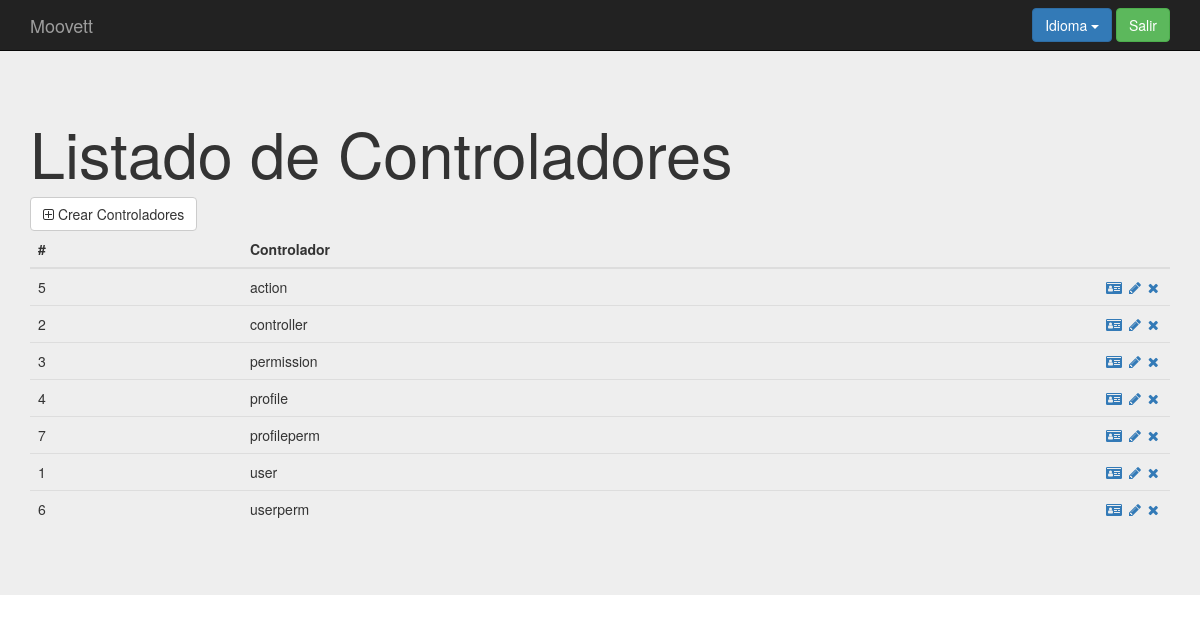
Screenshot of /index.php?controller=controller&action=show (signed in) with the database file from the repository.
### tables this page shows
create table `controller` (
`id` int(11) not null,
  `controllername` varchar(25) not null
);

### core/ViewManager.php (called while the page is built, shortened)
<?php
class ViewManager {
    private $variables = array();
    public function setVariable($varname, $value, $flash=false) {
        $this->variables[$varname] = $value;
    }
    public function getVariable($varname, $default=NULL) {
        if (!isset($this->variables[$varname])) {
            return $default;
        }
        return $this->variables[$varname];
    }
    public function render($controller, $viewname) {
        include(__DIR__."/../Views/$controller/$viewname.php");
    }
    private static $viewmanager_singleton = NULL;
    public static function getInstance() {
        if (self::$viewmanager_singleton == null) {
            self::$viewmanager_singleton = new ViewManager();
        }
        return self::$viewmanager_singleton;
    }
}

### Controllers/CONTROLLER_Controller.php (called while the page is built, shortened)
<?php
require_once(__DIR__."/../core/ViewManager.php");
require_once(__DIR__."/../core/I18n.php");
require_once(__DIR__."/../Models/Controller.php");
require_once(__DIR__."/../Models/CONTROLLER_Model.php");
class CONTROLLER_Controller extends BaseController {
    private $controllerMapper;
    public function __construct() {
        $this->controllerMapper = new CONTROLLER_Model();
        $this->view->setLayout("default");
    }
    public function show(){
        $controllers = $this->controllerMapper->fetch_all();
        $this->view->setVariable("controllers", $controllers);
        $this->view->render("controller", "CONTROLLER_SHOW_Vista");
    }
}

### index.php (called while the page is built, shortened)
<?php
function run() {
    try{
        $controller = loadController($_GET["controller"]);
        $actionName = $_GET["action"];
        $controller->$actionName();
    } catch(Exception $ex) {
        die($ex->getMessage());
  }
}
function loadController($controllerName) {
    return new $controllerClassName();
}
run();
?>

### core/I18n.php (called while the page is built, shortened)
<?php
class I18n {
  private $messages;
  public function setLanguage($language) {
    $this->messages = $i18n_messages;
  }
  public function i18n($key) {
    if (isset($this->messages[$key])){
      return $this->messages[$key];
    }else{
      return $key;
    }
  }
  private static $i18n_singleton = null;
  public static function getInstance() {
    if (self::$i18n_singleton == NULL) {
      self::$i18n_singleton = new I18n();
    }
    return self::$i18n_singleton;
  }
}
function i18n($key) {
  return I18n::getInstance()->i18n($key);
}

### Models/Controller.php (called while the page is built, shortened)
<?php
class Controller {
    private $id;
    private $controllerName;
    public function __construct($id=NULL, $controllerName=NULL, $action=NULL) {
        $this->id = $id;
        $this->controllerName = $controllerName;
    }
    public function getID() {
        return $this->id;
    }
    public function getControllerName() {
        return $this->controllerName;
    }
}

### Models/CONTROLLER_Model.php (called while the page is built, shortened)
<?php
require_once(__DIR__."/../core/PDOConnection.php");
class CONTROLLER_Model {
    private $db;
    public function __construct() {
        $this->db = PDOConnection::getInstance();
    }
    public function fetch_all(){
        $sql = $this->db->prepare("SELECT * FROM controller ORDER BY controllername");
        $sql->execute();
        $controllers_db = $sql->fetchAll(PDO::FETCH_ASSOC);
        $controllers = array();
        foreach ($controllers_db as $controller) {
            array_push($controllers, new Controller($controller["id"], $controller["controllername"]));
        }
        return $controllers;
    }
}

### core/PDOConnection.php (called while the page is built)
<?php
class PDOConnection {
    private static $dbhost = "127.0.0.1";
    private static $dbname = "moovett";
    private static $dbuser = "moovett";
    private static $dbpass = "moovett";
    private static $db_singleton = null;
    public static function getInstance() {
        if (self::$db_singleton == null) {
            self::$db_singleton = new PDO(
                "mysql:host=".self::$dbhost.";dbname=".self::$dbname.";charset=utf8",
                self::$dbuser,
                self::$dbpass,
                array(
                    PDO::ATTR_EMULATE_PREPARES => false,
                    PDO::ATTR_ERRMODE => PDO::ERRMODE_EXCEPTION
                )
            );
        }
        return self::$db_singleton;
    }
}
?>

### Views/controller/CONTROLLER_SHOW_Vista.php (the view, shortened to what this page needs)
<?php
require_once(__DIR__."/../../core/ViewManager.php");
$view = ViewManager::getInstance();
$view->setVariable("title", "Manage Controllers");
$controllers = $view->getVariable("controllers");
?>
<div class="jumbotron">
    <div class="container">
        <h1><?= i18n("List of Controllers")?></h1>
	<a href="index.php?controller=controller&action=add" class="btn btn-default"><i class="fa fa-plus-square-o" aria-hidden="true"></i> <?= i18n("Create Controllers")?></a>
<table class="table">
      <thead>
        <tr>
          <th>#</th>
          <th><?= i18n("Controller") ?></th>
          <th style="width: 72px;"></th>
        </tr>
      </thead>
      <tbody>
	  <?php foreach($controllers as $controller){ ?>
          <tr>
	  <td><?php echo $controller->getID(); ?></td>
          <td><?php echo $controller->getControllerName(); ?></td>
          <td>
              <a href="index.php?controller=controller&action=showone&id=<?php echo $controller->getID();  ?>"><i class="fa fa-id-card" aria-hidden="true"></i></a>
              <a href="index.php?controller=controller&action=edit&id=<?php echo $controller->getID();  ?>"><i class="fa fa-pencil fa-fw" aria-hidden="true"></i></a>
              <a href="index.php?controller=controller&action=delete&id=<?php echo $controller->getID();  ?>" role="button" data-toggle="modal"><i class="fa fa-times" aria-hidden="true"></i></a>
          </td>
        </tr>
	<?php } ?>
      </tbody>
</table>
    </div>
</div>

### css/style.css (style rules this page uses)
body { padding-top: 50px; padding-bottom: 20px; }

### rows the page displays
controller: id "5", controllername "action"
controller: id "2", controllername "controller"
controller: id "3", controllername "permission"
controller: id "4", controllername "profile"
controller: id "7", controllername "profileperm"
controller: id "1", controllername "user"
controller: id "6", controllername "userperm"

### other values shown
i18n("Language") "Idioma"
i18n("Logout") "Salir"
i18n("List of Controllers") "Listado de Controladores"
i18n("Create Controllers") "Crear Controladores"
i18n("Controller") "Controlador"
